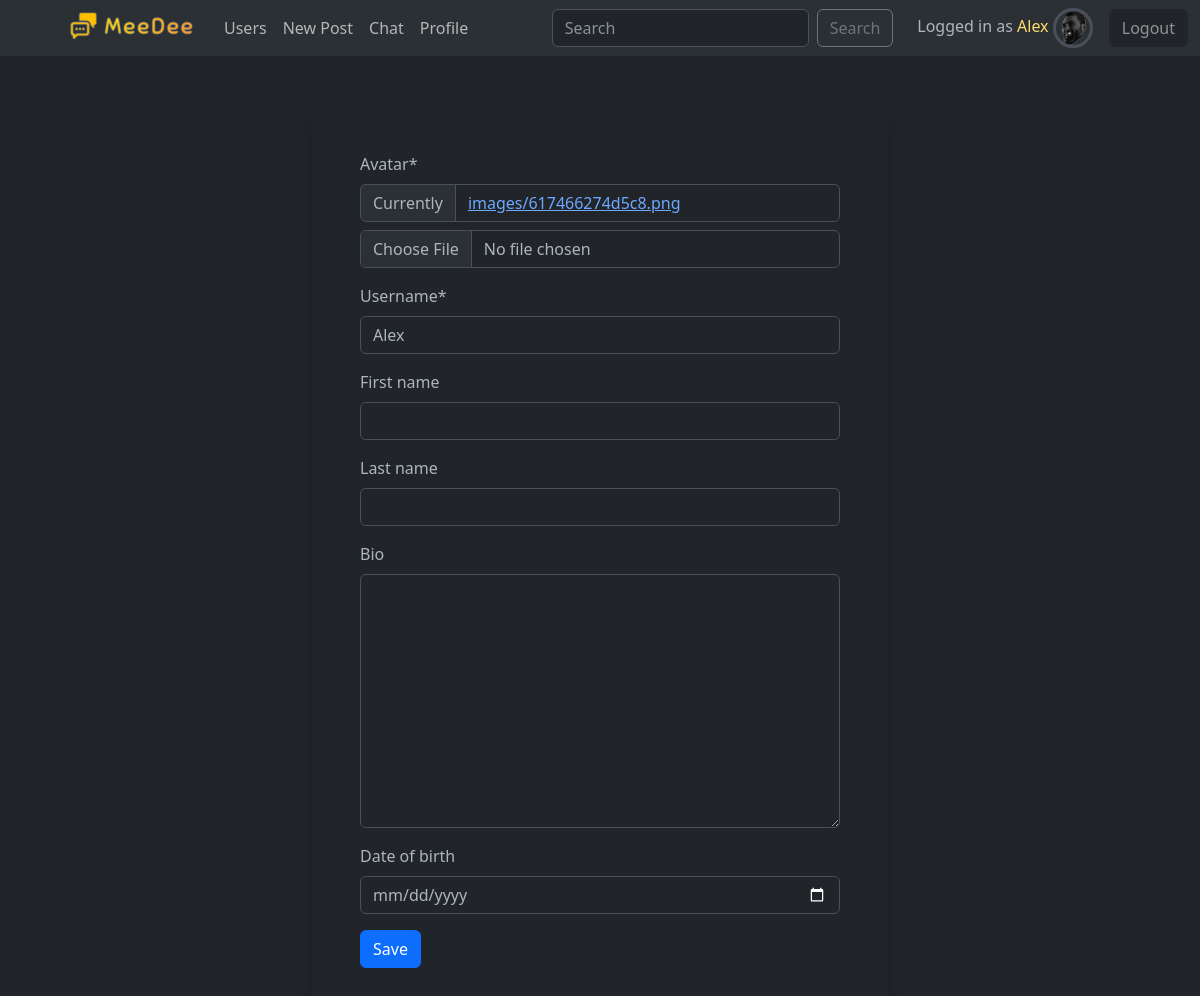
The page /profile/3/update/ (signed in) on the database its author committed.
### social/models.py (models this page shows, shortened)
class User(AbstractUser):
    friends = models.ManyToManyField("User", blank=True)
    username = models.CharField(max_length=12)
    email = models.EmailField(unique=True)
    bio = models.TextField(max_length=300, blank=True)
    avatar = models.ImageField(upload_to="images", default="no-avatar.png")
    date_of_birth = models.DateField(null=True, blank=True)
    online_status = models.BooleanField(default=False)
    USERNAME_FIELD = "email"
    REQUIRED_FIELDS = ["username"]

### social/views.py (the view, shortened to what this page needs)
# urls.py: path('profile/<int:pk>/update/', views.UserUpdateView.as_view(), name='update-profile'),
class UserUpdateView(UserPassesTestMixin, UpdateView):
    model = User
    form_class = UserUpdateForm
    template_name = "social/edit_profile.html"
    success_url = '/'
    def test_func(self):
        return self.request.user == self.get_object()

### social/forms.py
class UserUpdateForm(forms.ModelForm):
    date_of_birth = forms.DateField(required=False, widget=forms.DateInput(attrs={'type': 'date', 'max': datetime.now().date()}))
    def __init__(self, *args, **kwargs):
        super(UserUpdateForm, self).__init__(*args, **kwargs)
        self.helper = FormHelper(self)
        self.helper.layout.append(Submit('save', 'Save'))
    class Meta:
        model = User
        fields = ('avatar', 'username', 'first_name', 'last_name', 'bio', 'date_of_birth')

### social/templates/social/edit_profile.html (shortened to what this page needs)
{% extends "base.html" %}
{% load crispy_forms_tags %}
{% block body %}
<div class="container mt-5" style="width: 600px;">
    <div class="modal-content  rounded-4 shadow p-5">
        {% crispy form %}
    </div>
</div>
{% endblock %}

### templates/includes/navbar.html (shortened to what this page needs)
{% load static %}
<nav class="navbar navbar-expand-lg bg-body-tertiary">
    <div class="container-fluid">
      <div class="collapse navbar-collapse" id="navbarSupportedContent">
        <ul class="navbar-nav me-auto ms-5 mb-2 mb-lg-0">
          <li class="nav-item">
            <a class="navbar-brand" href="{% url 'home' %}">
              <img src="{% static 'images/meedee.png' %}" alt="MeeDee" width="140">
            </a>
          </li>
          <li class="nav-item">
            <a class="nav-link" href="{% url 'users-list' %}">Users</a>
          </li>
          <li class="nav-item">
            <a class="nav-link" href="{% url 'add-post' %}">New Post</a>
          </li>
          <li class="nav-item">
            <a class="nav-link" href="{% url 'chat:chats' %}">Chat</a>
          </li>
          {% if user.is_authenticated %}
          <li class="nav-item">
            <a class="nav-link" href="{% url 'profile' request.user.id %}">Profile</a>
          </li>
          {% endif %}
        </ul>
        <form class="d-flex" role="search" action="{% url 'search' %}">
          <input class="form-control me-2" type="search" name="search" placeholder="Search" aria-label="Search">
          <button class="btn btn-outline-secondary" type="submit">Search</button>
        </form>
        <div class="navbar-nav ms-4 align-items-center">
          {% if user.is_authenticated %}
            <div class="me-3">
              Logged in as <span class="text-warning-emphasis">{{ request.user.username }}</span>
              {% if request.user.avatar %}
                <img src="{{ request.user.avatar.url }}" alt="" class="border border-3 rounded-circle" style="max-width: 40px; min-height: 40px;">
              {% else %}
                <img src="{% static 'images/no-avatar.png' %}" alt="" class="border border-3 rounded-circle" style="max-width: 40px; min-height: 40px;">
              {% endif %}
            </div>
            <div class="">
              <form action="{% url 'logout' %}" method="POST">
                  <button class="btn btn-dark text-white-50" type="submit">Logout</button>
              </form>
            </div>
          {% else %}
          <a class="nav-item text-decoration-none text-info-emphasis" href="{% url 'login' %}">Login</a>
          <span class="mx-1">|</span>
          <a class="nav-item text-decoration-none text-info-emphasis" href="{% url 'signup' %}">Sign Up</a>
          {% endif %}
        </div>
      </div>
    </div>
  </nav>

### rows shown on the page
User: user.username "Alex", user.avatar (picture), username "Alex"
